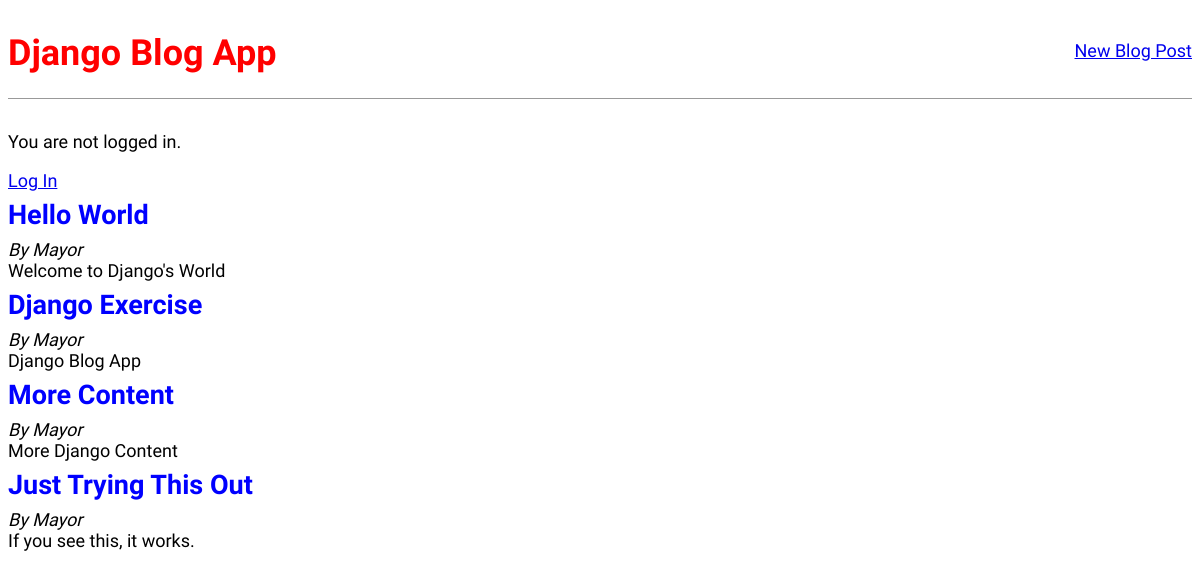
The app's page /, older data.
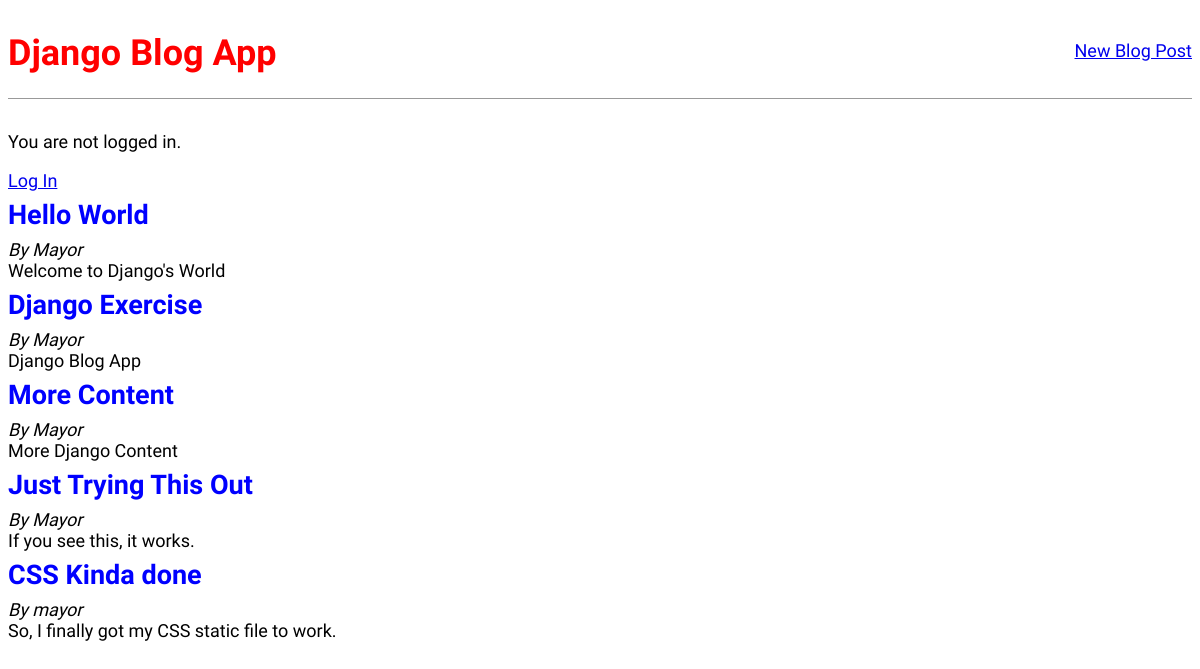
The same page, newer data.
### blogApp/models.py (models this page shows, shortened)
class Post(models.Model):
    title = models.CharField(max_length = 200)
    author = models.ForeignKey('auth.User', on_delete = models.CASCADE)
    body = models.TextField()

### blogApp/views.py (the view)
# urls.py: path('', BlogListView.as_view(), name = 'home'),
class BlogListView(ListView):
    model = Post
    template_name = 'home.html'

### templates/home.html
{% extends 'base.html' %} {% block content %} {% for post in object_list %}
<div class="post-entry">
    <h2>
        <a href="{% url 'post_detail' post.pk %}">{{post.title}} </a>
    </h2>
    <p>
        <i>By {{post.author}}</i>
    </p>
    <p>
        {{ post.body }}
    </p>
</div>
{% endfor %} {% endblock %}

Row changes from the older to the newer data that the page shows:
added Post: title "CSS Kinda done", author "mayor", body "So, I finally got my CSS static file to work."
